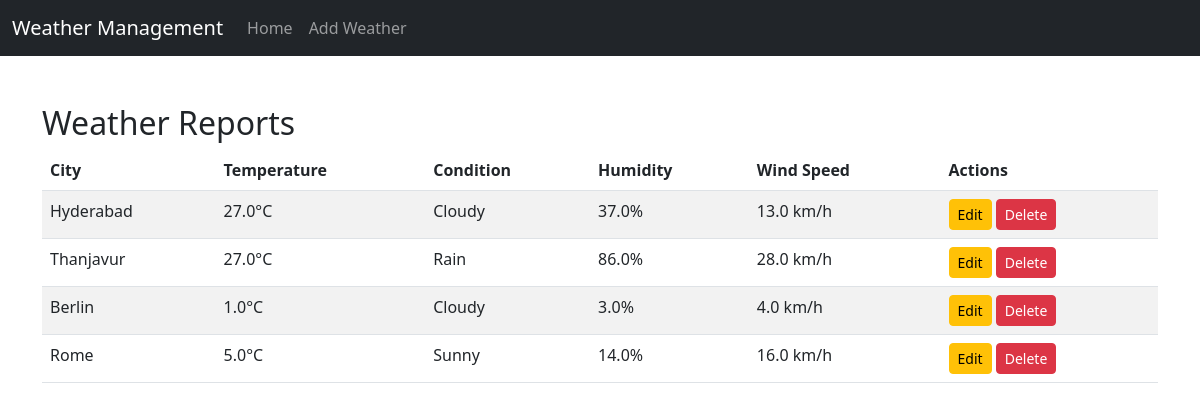
The page / on the database its author committed.
### weather/models.py (models this page shows, shortened)
class Weather(models.Model):
    city = models.CharField(max_length=100, unique=True)
    temperature = models.FloatField()
    condition = models.CharField(max_length=100)
    humidity = models.FloatField()
    wind_speed = models.FloatField()

### weather/views.py (the view)
# urls.py: 2. Add a URL to urlpatterns:  path('', views.home, name='home')
def home(request):
    weather_data = Weather.objects.all()
    return render(request, 'weather/home.html', {'weather_data': weather_data})

### weather/templates/weather/home.html (shortened to what this page needs)
{% extends "weather/base.html" %}
{% block content %}
<h2>Weather Reports</h2>
<table class="table table-striped">
    <thead>
        <tr>
            <th>City</th>
            <th>Temperature</th>
            <th>Condition</th>
            <th>Humidity</th>
            <th>Wind Speed</th>
            <th>Actions</th>
        </tr>
    </thead>
    <tbody>
        {% for weather in weather_data %}
        <tr>
            <td>{{ weather.city }}</td>
            <td>{{ weather.temperature }}°C</td>
            <td>{{ weather.condition }}</td>
            <td>{{ weather.humidity }}%</td>
            <td>{{ weather.wind_speed }} km/h</td>
            <td>
                <a href="/edit-weather/{{ weather.id }}/" class="btn btn-warning btn-sm">Edit</a>
                <a href="/delete-weather/{{ weather.id }}/" class="btn btn-danger btn-sm">Delete</a>
            </td>
        </tr>
        {% endfor %}
    </tbody>
</table>
{% endblock %}

### weather/templates/weather/base.html (shortened to what this page needs)
<!DOCTYPE html>
<html lang="en">
<head>
    <link href="https://cdn.jsdelivr.net/npm/bootstrap@5.3.0/dist/css/bootstrap.min.css" rel="stylesheet">
</head>
<body>
    <nav class="navbar navbar-expand-md navbar-dark bg-dark">
        <div class="container-fluid">
            <a class="navbar-brand" href="/">Weather Management</a>
            <div class="collapse navbar-collapse">
                <ul class="navbar-nav me-auto">
                    <li class="nav-item"><a class="nav-link" href="/">Home</a></li>
                    <li class="nav-item"><a class="nav-link" href="/add-weather/">Add Weather</a></li>
                </ul>
            </div>
        </div>
    </nav>
    <div class="container mt-5">
        {% block content %}
        {% endblock %}
    </div>
</body>
</html>

### rows shown on the page
Weather: city "Hyderabad", temperature "27.0", condition "Cloudy", humidity "37.0", wind_speed "13.0"
Weather: city "Thanjavur", temperature "27.0", condition "Rain", humidity "86.0", wind_speed "28.0"
Weather: city "Berlin", temperature "1.0", condition "Cloudy", humidity "3.0", wind_speed "4.0"
Weather: city "Rome", temperature "5.0", condition "Sunny", humidity "14.0", wind_speed "16.0"
